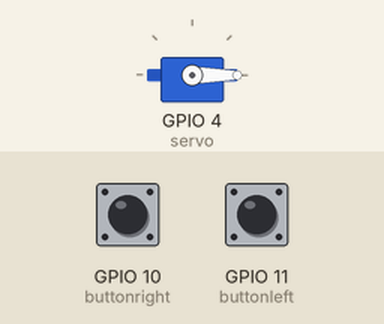
The program below on a simulated Raspberry Pi (BCM pin numbers). On the bench: servo. Inputs (shaded band) come from the test bench; at power-on: GPIO 11 (buttonleft) HIGH, GPIO 10 (buttonright) LOW. Servo angles are drawn from the pulse width (0.5 ms = 0°, 2.5 ms = 180°); what the program prints to the terminal is not drawn.

Above: at 1.2 s.
1.3 s: GPIO 11 (buttonleft) pulled LOW for 0.15 s
4.3 s: GPIO 11 (buttonleft) pulled LOW for 1 s
At 4.58 s:
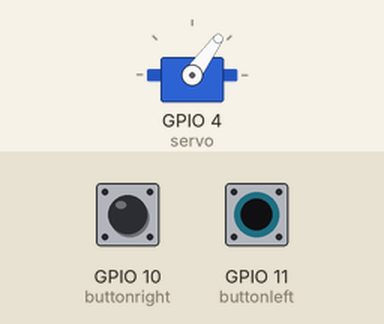
At 5.27 s:
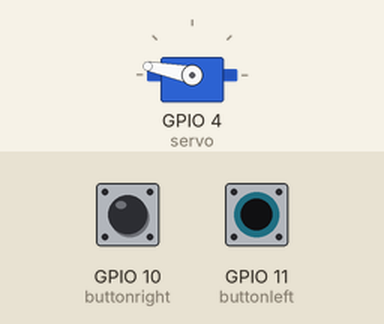
7.3 s: GPIO 11 (buttonleft) pulled LOW for 3.2 s
At 7.48 s:
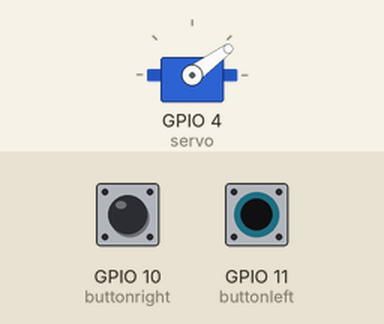
Timing chart, 0 to 12.9 s (numbered marks = the images above; inputs shaded):
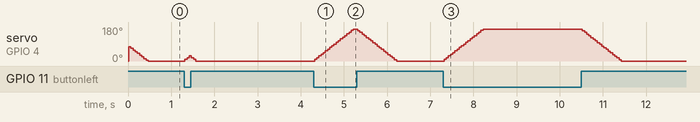

The program:

servo_rotation.py
```python
#!/usr/bin/python3.4
import RPi.GPIO as GPIO
import time
import os

GPIO.setmode(GPIO.BCM) # номера GPIO
GPIO.setwarnings(False)

buttonleft = 11
buttonright = 10
buttonclick = 3
servo = 4

GPIO.setup(buttonleft,GPIO.IN)
GPIO.setup(buttonright,GPIO.IN)
GPIO.setup(buttonclick,GPIO.IN)

GPIO.setup(servo,GPIO.OUT)

pwm = GPIO.PWM(servo,50)
pwm.start(2)

def MyChangeDutyCycle(DC = 6.72):
	''' Выполняем вращение '''
	if (DC <= 2.5):
		DC = 2.51
	elif (DC >= 11.94):
		DC = 11.93
	if (2.5 <= DC < 11.94): # DC ~ 0.05555
		pwm.ChangeDutyCycle(DC)
		time.sleep(.05)

def main():
	''' Двигаем при помощи кнопки сервопривод '''
	os.system("clear")
	DC = 6.72
	print("Здравствуйте, если всё было подключено правильно, то:\n\
1. Соответствующий поворот рычага аналогично повернёт сервопривод.\n\
2. Нажатие на кнопку есть выход из программы.")
	print("4. Версия программы: 0.0.9      Выход в свет: 18.01.2016.\n")

	MyChangeDutyCycle() # Нормально состояние

	print ("Устройство готово, приступайте\n")

	while True:
		if ( GPIO.input(buttonleft) == False ): # Против часовой
			DC += 0.5
			if  (DC >= 11.94): DC = 11.9
			MyChangeDutyCycle(DC)
		elif ( GPIO.input(buttonright) == False ) : # По часовой
			DC -= 0.5
			if (DC <= 2.5):	DC = 2.52
			MyChangeDutyCycle(DC)
		elif ( GPIO.input(buttonclick) == False ):
			MyChangeDutyCycle()
			print("Приложение будет закрыто.\n\
Спасибо за то, что пользовались этим приложением!")
			break;
			time.sleep(.05)

if __name__ == "__main__":
  main()

pwm.stop()
GPIO.cleanup()
exit()
```

Measured:
- after the input at 4.3 s, servo on GPIO 4 (servo): rises from 0° to 169° in 0.90 s, then falls to 0° in 1.0 s
- after the input at 7.3 s, servo on GPIO 4 (servo): rises from 0° to 169° in 0.90 s, then falls to 0° in 3.2 s
